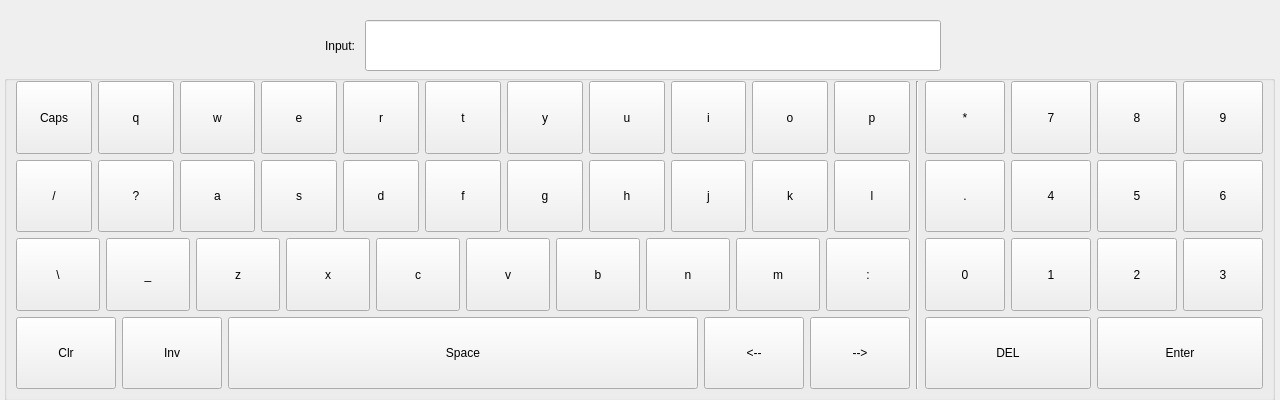
<?xml version="1.0" encoding="UTF-8"?>
<ui version="4.0">
 <class>Keyboard</class>
 <widget class="QWidget" name="Keyboard">
  <property name="geometry">
   <rect>
    <x>0</x>
    <y>0</y>
    <width>1280</width>
    <height>400</height>
   </rect>
  </property>
  <property name="windowTitle">
   <string>keyboard</string>
  </property>
  <widget class="QGroupBox" name="groupBox">
   <property name="geometry">
    <rect>
     <x>4</x>
     <y>75</y>
     <width>1271</width>
     <height>326</height>
    </rect>
   </property>
   <layout class="QHBoxLayout" name="horizontalLayout_5">
    <property name="topMargin">
     <number>0</number>
    </property>
    <item>
     <layout class="QVBoxLayout" name="verticalLayout">
      <item>
       <layout class="QHBoxLayout" name="horizontalLayout_3">
        <item>
         <widget class="QToolButton" name="toolButton_capslock">
          <property name="sizePolicy">
           <sizepolicy hsizetype="Preferred" vsizetype="Minimum">
            <horstretch>0</horstretch>
            <verstretch>0</verstretch>
           </sizepolicy>
          </property>
          <property name="focusPolicy">
           <enum>Qt::TabFocus</enum>
          </property>
          <property name="text">
           <string>Caps</string>
          </property>
         </widget>
        </item>
        <item>
         <widget class="QToolButton" name="toolButton_q">
          <property name="sizePolicy">
           <sizepolicy hsizetype="Preferred" vsizetype="Minimum">
            <horstretch>0</horstretch>
            <verstretch>0</verstretch>
           </sizepolicy>
          </property>
          <property name="focusPolicy">
           <enum>Qt::NoFocus</enum>
          </property>
          <property name="text">
           <string>q</string>
          </property>
         </widget>
        </item>
        <item>
         <widget class="QToolButton" name="toolButton_w">
          <property name="sizePolicy">
           <sizepolicy hsizetype="Preferred" vsizetype="Minimum">
            <horstretch>0</horstretch>
            <verstretch>0</verstretch>
           </sizepolicy>
          </property>
          <property name="focusPolicy">
           <enum>Qt::NoFocus</enum>
          </property>
          <property name="text">
           <string>w</string>
          </property>
         </widget>
        </item>
        <item>
         <widget class="QToolButton" name="toolButton_e">
          <property name="sizePolicy">
           <sizepolicy hsizetype="Preferred" vsizetype="Minimum">
            <horstretch>0</horstretch>
            <verstretch>0</verstretch>
           </sizepolicy>
          </property>
          <property name="focusPolicy">
           <enum>Qt::NoFocus</enum>
          </property>
          <property name="text">
           <string>e</string>
          </property>
         </widget>
        </item>
        <item>
         <widget class="QToolButton" name="toolButton_r">
          <property name="sizePolicy">
           <sizepolicy hsizetype="Preferred" vsizetype="Minimum">
            <horstretch>0</horstretch>
            <verstretch>0</verstretch>
           </sizepolicy>
          </property>
          <property name="focusPolicy">
           <enum>Qt::NoFocus</enum>
          </property>
          <property name="text">
           <string>r</string>
          </property>
         </widget>
        </item>
        <item>
         <widget class="QToolButton" name="toolButton_t">
          <property name="sizePolicy">
           <sizepolicy hsizetype="Preferred" vsizetype="Minimum">
            <horstretch>0</horstretch>
            <verstretch>0</verstretch>
           </sizepolicy>
          </property>
          <property name="focusPolicy">
           <enum>Qt::NoFocus</enum>
          </property>
          <property name="text">
           <string>t</string>
          </property>
         </widget>
        </item>
        <item>
         <widget class="QToolButton" name="toolButton_y">
          <property name="sizePolicy">
           <sizepolicy hsizetype="Preferred" vsizetype="Minimum">
            <horstretch>0</horstretch>
            <verstretch>0</verstretch>
           </sizepolicy>
          </property>
          <property name="focusPolicy">
           <enum>Qt::NoFocus</enum>
          </property>
          <property name="text">
           <string>y</string>
          </property>
         </widget>
        </item>
        <item>
         <widget class="QToolButton" name="toolButton_u">
          <property name="sizePolicy">
           <sizepolicy hsizetype="Preferred" vsizetype="Minimum">
            <horstretch>0</horstretch>
            <verstretch>0</verstretch>
           </sizepolicy>
          </property>
          <property name="focusPolicy">
           <enum>Qt::NoFocus</enum>
          </property>
          <property name="text">
           <string>u</string>
          </property>
         </widget>
        </item>
        <item>
         <widget class="QToolButton" name="toolButton_i">
          <property name="sizePolicy">
           <sizepolicy hsizetype="Preferred" vsizetype="Minimum">
            <horstretch>0</horstretch>
            <verstretch>0</verstretch>
           </sizepolicy>
          </property>
          <property name="focusPolicy">
           <enum>Qt::NoFocus</enum>
          </property>
          <property name="text">
           <string>i</string>
          </property>
         </widget>
        </item>
        <item>
         <widget class="QToolButton" name="toolButton_o">
          <property name="sizePolicy">
           <sizepolicy hsizetype="Preferred" vsizetype="Minimum">
            <horstretch>0</horstretch>
            <verstretch>0</verstretch>
           </sizepolicy>
          </property>
          <property name="focusPolicy">
           <enum>Qt::NoFocus</enum>
          </property>
          <property name="text">
           <string>o</string>
          </property>
         </widget>
        </item>
        <item>
         <widget class="QToolButton" name="toolButton_p">
          <property name="sizePolicy">
           <sizepolicy hsizetype="Preferred" vsizetype="Minimum">
            <horstretch>0</horstretch>
            <verstretch>0</verstretch>
           </sizepolicy>
          </property>
          <property name="focusPolicy">
           <enum>Qt::NoFocus</enum>
          </property>
          <property name="text">
           <string>p</string>
          </property>
         </widget>
        </item>
       </layout>
      </item>
      <item>
       <layout class="QHBoxLayout" name="horizontalLayout_4">
        <item>
         <widget class="QToolButton" name="toolButton_line1">
          <property name="sizePolicy">
           <sizepolicy hsizetype="Preferred" vsizetype="Minimum">
            <horstretch>0</horstretch>
            <verstretch>0</verstretch>
           </sizepolicy>
          </property>
          <property name="focusPolicy">
           <enum>Qt::NoFocus</enum>
          </property>
          <property name="text">
           <string>/</string>
          </property>
         </widget>
        </item>
        <item>
         <widget class="QToolButton" name="toolButton_wenhao">
          <property name="sizePolicy">
           <sizepolicy hsizetype="Preferred" vsizetype="Minimum">
            <horstretch>0</horstretch>
            <verstretch>0</verstretch>
           </sizepolicy>
          </property>
          <property name="focusPolicy">
           <enum>Qt::NoFocus</enum>
          </property>
          <property name="text">
           <string>?</string>
          </property>
         </widget>
        </item>
        <item>
         <widget class="QToolButton" name="toolButton_a">
          <property name="sizePolicy">
           <sizepolicy hsizetype="Preferred" vsizetype="Minimum">
            <horstretch>0</horstretch>
            <verstretch>0</verstretch>
           </sizepolicy>
          </property>
          <property name="focusPolicy">
           <enum>Qt::NoFocus</enum>
          </property>
          <property name="text">
           <string>a</string>
          </property>
         </widget>
        </item>
        <item>
         <widget class="QToolButton" name="toolButton_s">
          <property name="sizePolicy">
           <sizepolicy hsizetype="Preferred" vsizetype="Minimum">
            <horstretch>0</horstretch>
            <verstretch>0</verstretch>
           </sizepolicy>
          </property>
          <property name="focusPolicy">
           <enum>Qt::NoFocus</enum>
          </property>
          <property name="text">
           <string>s</string>
          </property>
         </widget>
        </item>
        <item>
         <widget class="QToolButton" name="toolButton_d">
          <property name="sizePolicy">
           <sizepolicy hsizetype="Preferred" vsizetype="Minimum">
            <horstretch>0</horstretch>
            <verstretch>0</verstretch>
           </sizepolicy>
          </property>
          <property name="focusPolicy">
           <enum>Qt::NoFocus</enum>
          </property>
          <property name="text">
           <string>d</string>
          </property>
         </widget>
        </item>
        <item>
         <widget class="QToolButton" name="toolButton_f">
          <property name="sizePolicy">
           <sizepolicy hsizetype="Preferred" vsizetype="Minimum">
            <horstretch>0</horstretch>
            <verstretch>0</verstretch>
           </sizepolicy>
          </property>
          <property name="focusPolicy">
           <enum>Qt::NoFocus</enum>
          </property>
          <property name="text">
           <string>f</string>
          </property>
         </widget>
        </item>
        <item>
         <widget class="QToolButton" name="toolButton_g">
          <property name="sizePolicy">
           <sizepolicy hsizetype="Preferred" vsizetype="Minimum">
            <horstretch>0</horstretch>
            <verstretch>0</verstretch>
           </sizepolicy>
          </property>
          <property name="focusPolicy">
           <enum>Qt::NoFocus</enum>
          </property>
          <property name="text">
           <string>g</string>
          </property>
         </widget>
        </item>
        <item>
         <widget class="QToolButton" name="toolButton_h">
          <property name="sizePolicy">
           <sizepolicy hsizetype="Preferred" vsizetype="Minimum">
            <horstretch>0</horstretch>
            <verstretch>0</verstretch>
           </sizepolicy>
          </property>
          <property name="focusPolicy">
           <enum>Qt::NoFocus</enum>
          </property>
          <property name="text">
           <string>h</string>
          </property>
         </widget>
        </item>
        <item>
         <widget class="QToolButton" name="toolButton_j">
          <property name="sizePolicy">
           <sizepolicy hsizetype="Preferred" vsizetype="Minimum">
            <horstretch>0</horstretch>
            <verstretch>0</verstretch>
           </sizepolicy>
          </property>
          <property name="focusPolicy">
           <enum>Qt::NoFocus</enum>
          </property>
          <property name="text">
           <string>j</string>
          </property>
         </widget>
        </item>
        <item>
         <widget class="QToolButton" name="toolButton_k">
          <property name="sizePolicy">
           <sizepolicy hsizetype="Preferred" vsizetype="Minimum">
            <horstretch>0</horstretch>
            <verstretch>0</verstretch>
           </sizepolicy>
          </property>
          <property name="focusPolicy">
           <enum>Qt::NoFocus</enum>
          </property>
          <property name="text">
           <string>k</string>
          </property>
         </widget>
        </item>
        <item>
         <widget class="QToolButton" name="toolButton_l">
          <property name="sizePolicy">
           <sizepolicy hsizetype="Preferred" vsizetype="Minimum">
            <horstretch>0</horstretch>
            <verstretch>0</verstretch>
           </sizepolicy>
          </property>
          <property name="focusPolicy">
           <enum>Qt::NoFocus</enum>
          </property>
          <property name="text">
           <string>l</string>
          </property>
         </widget>
        </item>
       </layout>
      </item>
      <item>
       <layout class="QHBoxLayout" name="horizontalLayout">
        <item>
         <widget class="QToolButton" name="toolButton_line2">
          <property name="sizePolicy">
           <sizepolicy hsizetype="Preferred" vsizetype="Minimum">
            <horstretch>0</horstretch>
            <verstretch>0</verstretch>
           </sizepolicy>
          </property>
          <property name="focusPolicy">
           <enum>Qt::NoFocus</enum>
          </property>
          <property name="text">
           <string>\</string>
          </property>
         </widget>
        </item>
        <item>
         <widget class="QToolButton" name="toolButton_line3">
          <property name="sizePolicy">
           <sizepolicy hsizetype="Preferred" vsizetype="Minimum">
            <horstretch>0</horstretch>
            <verstretch>0</verstretch>
           </sizepolicy>
          </property>
          <property name="focusPolicy">
           <enum>Qt::NoFocus</enum>
          </property>
          <property name="text">
           <string>_</string>
          </property>
         </widget>
        </item>
        <item>
         <widget class="QToolButton" name="toolButton_z">
          <property name="sizePolicy">
           <sizepolicy hsizetype="Preferred" vsizetype="Minimum">
            <horstretch>0</horstretch>
            <verstretch>0</verstretch>
           </sizepolicy>
          </property>
          <property name="focusPolicy">
           <enum>Qt::NoFocus</enum>
          </property>
          <property name="text">
           <string>z</string>
          </property>
         </widget>
        </item>
        <item>
         <widget class="QToolButton" name="toolButton_x">
          <property name="sizePolicy">
           <sizepolicy hsizetype="Preferred" vsizetype="Minimum">
            <horstretch>0</horstretch>
            <verstretch>0</verstretch>
           </sizepolicy>
          </property>
          <property name="focusPolicy">
           <enum>Qt::NoFocus</enum>
          </property>
          <property name="text">
           <string>x</string>
          </property>
         </widget>
        </item>
        <item>
         <widget class="QToolButton" name="toolButton_c">
          <property name="sizePolicy">
           <sizepolicy hsizetype="Preferred" vsizetype="Minimum">
            <horstretch>0</horstretch>
            <verstretch>0</verstretch>
           </sizepolicy>
          </property>
          <property name="focusPolicy">
           <enum>Qt::NoFocus</enum>
          </property>
          <property name="text">
           <string>c</string>
          </property>
         </widget>
        </item>
        <item>
         <widget class="QToolButton" name="toolButton_v">
          <property name="sizePolicy">
           <sizepolicy hsizetype="Preferred" vsizetype="Minimum">
            <horstretch>0</horstretch>
            <verstretch>0</verstretch>
           </sizepolicy>
          </property>
          <property name="focusPolicy">
           <enum>Qt::NoFocus</enum>
          </property>
          <property name="text">
           <string>v</string>
          </property>
         </widget>
        </item>
        <item>
         <widget class="QToolButton" name="toolButton_b">
          <property name="sizePolicy">
           <sizepolicy hsizetype="Preferred" vsizetype="Minimum">
            <horstretch>0</horstretch>
            <verstretch>0</verstretch>
           </sizepolicy>
          </property>
          <property name="focusPolicy">
           <enum>Qt::NoFocus</enum>
          </property>
          <property name="text">
           <string>b</string>
          </property>
         </widget>
        </item>
        <item>
         <widget class="QToolButton" name="toolButton_n">
          <property name="sizePolicy">
           <sizepolicy hsizetype="Preferred" vsizetype="Minimum">
            <horstretch>0</horstretch>
            <verstretch>0</verstretch>
           </sizepolicy>
          </property>
          <property name="focusPolicy">
           <enum>Qt::NoFocus</enum>
          </property>
          <property name="text">
           <string>n</string>
          </property>
         </widget>
        </item>
        <item>
         <widget class="QToolButton" name="toolButton_m">
          <property name="sizePolicy">
           <sizepolicy hsizetype="Preferred" vsizetype="Minimum">
            <horstretch>0</horstretch>
            <verstretch>0</verstretch>
           </sizepolicy>
          </property>
          <property name="focusPolicy">
           <enum>Qt::NoFocus</enum>
          </property>
          <property name="text">
           <string>m</string>
          </property>
         </widget>
        </item>
        <item>
         <widget class="QToolButton" name="toolButton_fenhao">
          <property name="sizePolicy">
           <sizepolicy hsizetype="Preferred" vsizetype="Minimum">
            <horstretch>0</horstretch>
            <verstretch>0</verstretch>
           </sizepolicy>
          </property>
          <property name="focusPolicy">
           <enum>Qt::NoFocus</enum>
          </property>
          <property name="text">
           <string>:</string>
          </property>
         </widget>
        </item>
       </layout>
      </item>
      <item>
       <layout class="QHBoxLayout" name="horizontalLayout_2">
        <item>
         <widget class="QToolButton" name="toolButton_esc">
          <property name="sizePolicy">
           <sizepolicy hsizetype="Preferred" vsizetype="Preferred">
            <horstretch>0</horstretch>
            <verstretch>0</verstretch>
           </sizepolicy>
          </property>
          <property name="minimumSize">
           <size>
            <width>100</width>
            <height>0</height>
           </size>
          </property>
          <property name="text">
           <string>Clr</string>
          </property>
         </widget>
        </item>
        <item>
         <widget class="QToolButton" name="toolButton_inv">
          <property name="sizePolicy">
           <sizepolicy hsizetype="Preferred" vsizetype="Preferred">
            <horstretch>0</horstretch>
            <verstretch>0</verstretch>
           </sizepolicy>
          </property>
          <property name="minimumSize">
           <size>
            <width>100</width>
            <height>0</height>
           </size>
          </property>
          <property name="text">
           <string>Inv</string>
          </property>
         </widget>
        </item>
        <item>
         <widget class="QToolButton" name="toolButton_space">
          <property name="sizePolicy">
           <sizepolicy hsizetype="Expanding" vsizetype="Preferred">
            <horstretch>0</horstretch>
            <verstretch>0</verstretch>
           </sizepolicy>
          </property>
          <property name="focusPolicy">
           <enum>Qt::NoFocus</enum>
          </property>
          <property name="text">
           <string>Space</string>
          </property>
         </widget>
        </item>
        <item>
         <widget class="QToolButton" name="toolButton_left">
          <property name="sizePolicy">
           <sizepolicy hsizetype="Preferred" vsizetype="Preferred">
            <horstretch>0</horstretch>
            <verstretch>0</verstretch>
           </sizepolicy>
          </property>
          <property name="minimumSize">
           <size>
            <width>100</width>
            <height>0</height>
           </size>
          </property>
          <property name="text">
           <string>&lt;--</string>
          </property>
         </widget>
        </item>
        <item>
         <widget class="QToolButton" name="toolButton_right">
          <property name="sizePolicy">
           <sizepolicy hsizetype="Preferred" vsizetype="Preferred">
            <horstretch>0</horstretch>
            <verstretch>0</verstretch>
           </sizepolicy>
          </property>
          <property name="minimumSize">
           <size>
            <width>100</width>
            <height>0</height>
           </size>
          </property>
          <property name="text">
           <string>--&gt;</string>
          </property>
         </widget>
        </item>
       </layout>
      </item>
     </layout>
    </item>
    <item>
     <widget class="Line" name="line">
      <property name="orientation">
       <enum>Qt::Vertical</enum>
      </property>
     </widget>
    </item>
    <item>
     <layout class="QGridLayout" name="gridLayout_2">
      <item row="0" column="0">
       <widget class="QToolButton" name="toolButton_xinghao">
        <property name="sizePolicy">
         <sizepolicy hsizetype="Preferred" vsizetype="Preferred">
          <horstretch>0</horstretch>
          <verstretch>0</verstretch>
         </sizepolicy>
        </property>
        <property name="minimumSize">
         <size>
          <width>80</width>
          <height>0</height>
         </size>
        </property>
        <property name="focusPolicy">
         <enum>Qt::NoFocus</enum>
        </property>
        <property name="text">
         <string>*</string>
        </property>
       </widget>
      </item>
      <item row="0" column="1">
       <widget class="QToolButton" name="toolButton_7">
        <property name="sizePolicy">
         <sizepolicy hsizetype="Preferred" vsizetype="Preferred">
          <horstretch>0</horstretch>
          <verstretch>0</verstretch>
         </sizepolicy>
        </property>
        <property name="minimumSize">
         <size>
          <width>80</width>
          <height>0</height>
         </size>
        </property>
        <property name="focusPolicy">
         <enum>Qt::NoFocus</enum>
        </property>
        <property name="text">
         <string>7</string>
        </property>
       </widget>
      </item>
      <item row="0" column="2">
       <widget class="QToolButton" name="toolButton_8">
        <property name="sizePolicy">
         <sizepolicy hsizetype="Preferred" vsizetype="Preferred">
          <horstretch>0</horstretch>
          <verstretch>0</verstretch>
         </sizepolicy>
        </property>
        <property name="minimumSize">
         <size>
          <width>80</width>
          <height>0</height>
         </size>
        </property>
        <property name="focusPolicy">
         <enum>Qt::NoFocus</enum>
        </property>
        <property name="text">
         <string>8</string>
        </property>
       </widget>
      </item>
      <item row="0" column="3">
       <widget class="QToolButton" name="toolButton_9">
        <property name="sizePolicy">
         <sizepolicy hsizetype="Preferred" vsizetype="Preferred">
          <horstretch>0</horstretch>
          <verstretch>0</verstretch>
         </sizepolicy>
        </property>
        <property name="minimumSize">
         <size>
          <width>80</width>
          <height>0</height>
         </size>
        </property>
        <property name="focusPolicy">
         <enum>Qt::NoFocus</enum>
        </property>
        <property name="text">
         <string>9</string>
        </property>
       </widget>
      </item>
      <item row="1" column="0">
       <widget class="QToolButton" name="toolButton_dot">
        <property name="sizePolicy">
         <sizepolicy hsizetype="Preferred" vsizetype="Preferred">
          <horstretch>0</horstretch>
          <verstretch>0</verstretch>
         </sizepolicy>
        </property>
        <property name="minimumSize">
         <size>
          <width>80</width>
          <height>0</height>
         </size>
        </property>
        <property name="focusPolicy">
         <enum>Qt::NoFocus</enum>
        </property>
        <property name="text">
         <string>.</string>
        </property>
       </widget>
      </item>
      <item row="1" column="1">
       <widget class="QToolButton" name="toolButton_4">
        <property name="sizePolicy">
         <sizepolicy hsizetype="Preferred" vsizetype="Preferred">
          <horstretch>0</horstretch>
          <verstretch>0</verstretch>
         </sizepolicy>
        </property>
        <property name="minimumSize">
         <size>
          <width>80</width>
          <height>0</height>
         </size>
        </property>
        <property name="focusPolicy">
         <enum>Qt::NoFocus</enum>
        </property>
        <property name="text">
         <string>4</string>
        </property>
       </widget>
      </item>
      <item row="1" column="2">
       <widget class="QToolButton" name="toolButton_5">
        <property name="sizePolicy">
         <sizepolicy hsizetype="Preferred" vsizetype="Preferred">
          <horstretch>0</horstretch>
          <verstretch>0</verstretch>
         </sizepolicy>
        </property>
        <property name="minimumSize">
         <size>
          <width>80</width>
          <height>0</height>
         </size>
        </property>
        <property name="focusPolicy">
         <enum>Qt::NoFocus</enum>
        </property>
        <property name="text">
         <string>5</string>
        </property>
       </widget>
      </item>
      <item row="1" column="3">
       <widget class="QToolButton" name="toolButton_6">
        <property name="sizePolicy">
         <sizepolicy hsizetype="Preferred" vsizetype="Preferred">
          <horstretch>0</horstretch>
          <verstretch>0</verstretch>
         </sizepolicy>
        </property>
        <property name="minimumSize">
         <size>
          <width>80</width>
          <height>0</height>
         </size>
        </property>
        <property name="focusPolicy">
         <enum>Qt::NoFocus</enum>
        </property>
        <property name="text">
         <string>6</string>
        </property>
       </widget>
      </item>
      <item row="2" column="0">
       <widget class="QToolButton" name="toolButton_0">
        <property name="sizePolicy">
         <sizepolicy hsizetype="Preferred" vsizetype="Preferred">
          <horstretch>0</horstretch>
          <verstretch>0</verstretch>
         </sizepolicy>
        </property>
        <property name="minimumSize">
         <size>
          <width>80</width>
          <height>0</height>
         </size>
        </property>
        <property name="focusPolicy">
         <enum>Qt::NoFocus</enum>
        </property>
        <property name="text">
         <string>0</string>
        </property>
       </widget>
      </item>
      <item row="2" column="1">
       <widget class="QToolButton" name="toolButton_1">
        <property name="sizePolicy">
         <sizepolicy hsizetype="Preferred" vsizetype="Preferred">
          <horstretch>0</horstretch>
          <verstretch>0</verstretch>
         </sizepolicy>
        </property>
        <property name="minimumSize">
         <size>
          <width>80</width>
          <height>0</height>
         </size>
        </property>
        <property name="focusPolicy">
         <enum>Qt::NoFocus</enum>
        </property>
        <property name="text">
         <string>1</string>
        </property>
       </widget>
      </item>
      <item row="2" column="2">
       <widget class="QToolButton" name="toolButton_2">
        <property name="sizePolicy">
         <sizepolicy hsizetype="Preferred" vsizetype="Preferred">
          <horstretch>0</horstretch>
          <verstretch>0</verstretch>
         </sizepolicy>
        </property>
        <property name="minimumSize">
         <size>
          <width>80</width>
          <height>0</height>
         </size>
        </property>
        <property name="focusPolicy">
         <enum>Qt::NoFocus</enum>
        </property>
        <property name="text">
         <string>2</string>
        </property>
       </widget>
      </item>
      <item row="2" column="3">
       <widget class="QToolButton" name="toolButton_3">
        <property name="sizePolicy">
         <sizepolicy hsizetype="Preferred" vsizetype="Preferred">
          <horstretch>0</horstretch>
          <verstretch>0</verstretch>
         </sizepolicy>
        </property>
        <property name="minimumSize">
         <size>
          <width>80</width>
          <height>0</height>
         </size>
        </property>
        <property name="focusPolicy">
         <enum>Qt::NoFocus</enum>
        </property>
        <property name="text">
         <string>3</string>
        </property>
       </widget>
      </item>
      <item row="3" column="0" colspan="2">
       <widget class="QToolButton" name="toolButton_backspace">
        <property name="sizePolicy">
         <sizepolicy hsizetype="Preferred" vsizetype="Preferred">
          <horstretch>0</horstretch>
          <verstretch>0</verstretch>
         </sizepolicy>
        </property>
        <property name="minimumSize">
         <size>
          <width>80</width>
          <height>0</height>
         </size>
        </property>
        <property name="text">
         <string>DEL</string>
        </property>
       </widget>
      </item>
      <item row="3" column="2" colspan="2">
       <widget class="QToolButton" name="toolButton_enter">
        <property name="sizePolicy">
         <sizepolicy hsizetype="Preferred" vsizetype="Preferred">
          <horstretch>0</horstretch>
          <verstretch>0</verstretch>
         </sizepolicy>
        </property>
        <property name="minimumSize">
         <size>
          <width>80</width>
          <height>0</height>
         </size>
        </property>
        <property name="text">
         <string>Enter</string>
        </property>
       </widget>
      </item>
     </layout>
    </item>
   </layout>
  </widget>
  <widget class="QWidget" name="layoutWidget">
   <property name="geometry">
    <rect>
     <x>325</x>
     <y>20</y>
     <width>616</width>
     <height>51</height>
    </rect>
   </property>
   <layout class="QHBoxLayout" name="horizontalLayout_6">
    <property name="spacing">
     <number>10</number>
    </property>
    <item>
     <widget class="QLabel" name="label">
      <property name="sizePolicy">
       <sizepolicy hsizetype="Preferred" vsizetype="Preferred">
        <horstretch>0</horstretch>
        <verstretch>0</verstretch>
       </sizepolicy>
      </property>
      <property name="text">
       <string>Input:</string>
      </property>
      <property name="alignment">
       <set>Qt::AlignCenter</set>
      </property>
      <property name="buddy">
       <cstring>display</cstring>
      </property>
     </widget>
    </item>
    <item>
     <widget class="QLineEdit" name="display">
      <property name="sizePolicy">
       <sizepolicy hsizetype="Expanding" vsizetype="Preferred">
        <horstretch>0</horstretch>
        <verstretch>0</verstretch>
       </sizepolicy>
      </property>
      <property name="alignment">
       <set>Qt::AlignCenter</set>
      </property>
     </widget>
    </item>
   </layout>
  </widget>
  <zorder>layoutWidget</zorder>
  <zorder>groupBox</zorder>
 </widget>
 <tabstops>
  <tabstop>display</tabstop>
  <tabstop>toolButton_capslock</tabstop>
  <tabstop>toolButton_esc</tabstop>
  <tabstop>toolButton_inv</tabstop>
  <tabstop>toolButton_left</tabstop>
  <tabstop>toolButton_right</tabstop>
  <tabstop>toolButton_backspace</tabstop>
  <tabstop>toolButton_enter</tabstop>
 </tabstops>
 <resources/>
 <connections/>
</ui>
